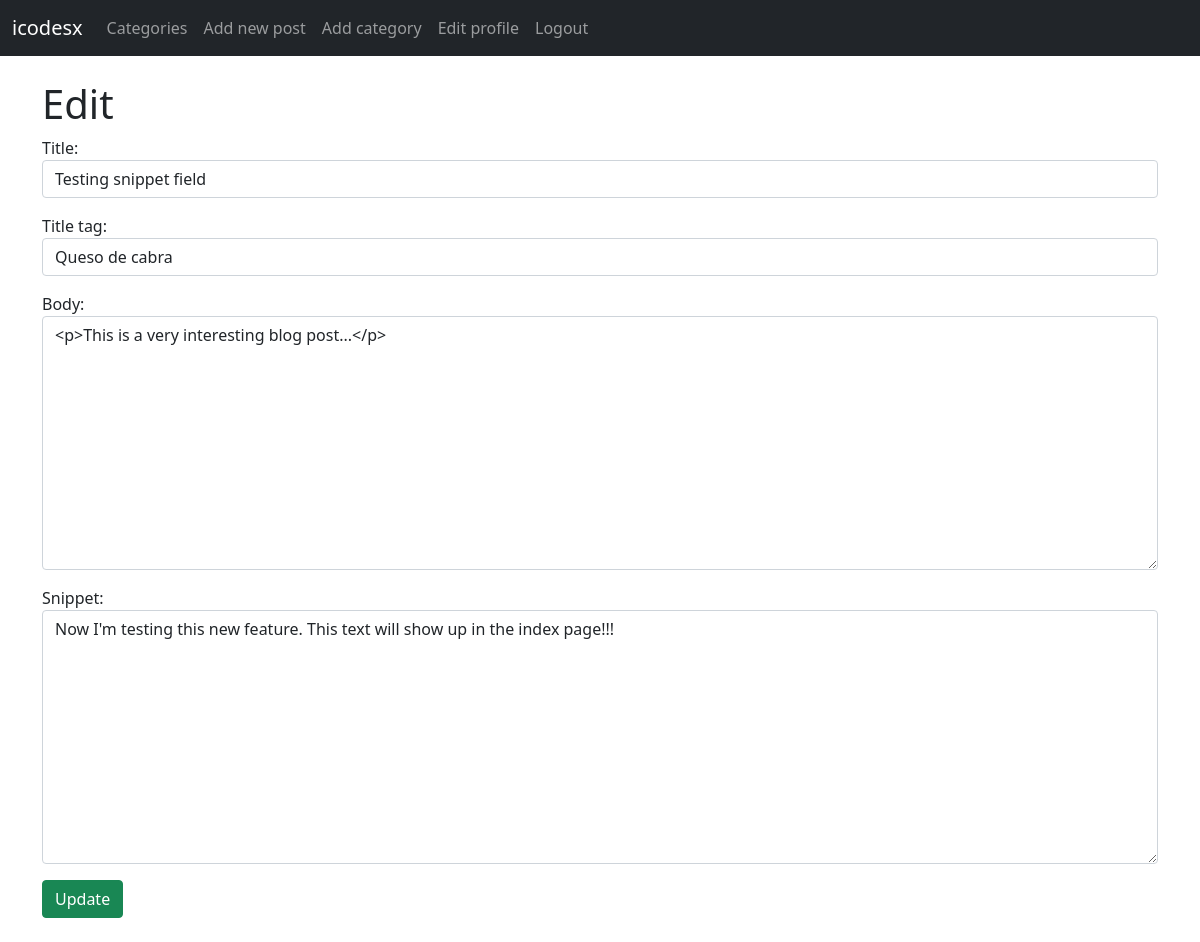
/article/9/edit (signed in), run on the app's committed database.
### blogapp/models.py (models this page shows, shortened)
class Post(models.Model):
    title = models.CharField(max_length=255)
    title_tag = models.CharField(max_length=255)
    author = models.ForeignKey(User, on_delete=models.CASCADE)
    body = RichTextField(blank=True, null=True)
    post_date = models.DateField(auto_now_add=True)
    category = models.CharField(max_length=255, default='Blog experience')
    snippet = models.CharField(max_length=255)
    likes = models.ManyToManyField(User, related_name='blog_posts')

### blogapp/views.py (the view)
# urls.py: path('article/<int:pk>/edit', EditPostView.as_view(), name='edit-post'),
class EditPostView(UpdateView):
    model = Post
    form_class = EditForm
    template_name = 'edit-post.html'

### blogapp/forms.py
class EditForm(forms.ModelForm):
    class Meta:
        model = Post
        fields = ('title', 'title_tag', 'body', 'snippet')
        widgets = {
            'title': forms.TextInput(attrs={'class': 'form-control'}),
            'title_tag': forms.TextInput(attrs={'class': 'form-control'}),
            'body': forms.Textarea(attrs={'class': 'form-control'}),
            'snippet': forms.Textarea(attrs={'class': 'form-control'}),
        }

### blogapp/templates/edit-post.html (shortened to what this page needs)
{% extends 'base.html' %}
{% block content %}
    {% if user.is_authenticated and user.id == post.author.id %}
        <h1>Edit</h1>
        <div class="form-group">
            <form method="POST">
                {{ form.as_p }}
                <button class="btn btn-success">Update</button>
            </form>
        </div>
    {% else %}
        <div class="alert alert-danger" role="alert">
            You don't have the credentials to access this page.
        </div>
    {% endif %}
    <br>
{% endblock %}

### data on the page
Post: title "Testing snippet field", title_tag "Queso de cabra", body "<p>This is a very interesting blog post...</p>", snippet "Now I'm testing this new feature. This text will show up in the index page!!!"
